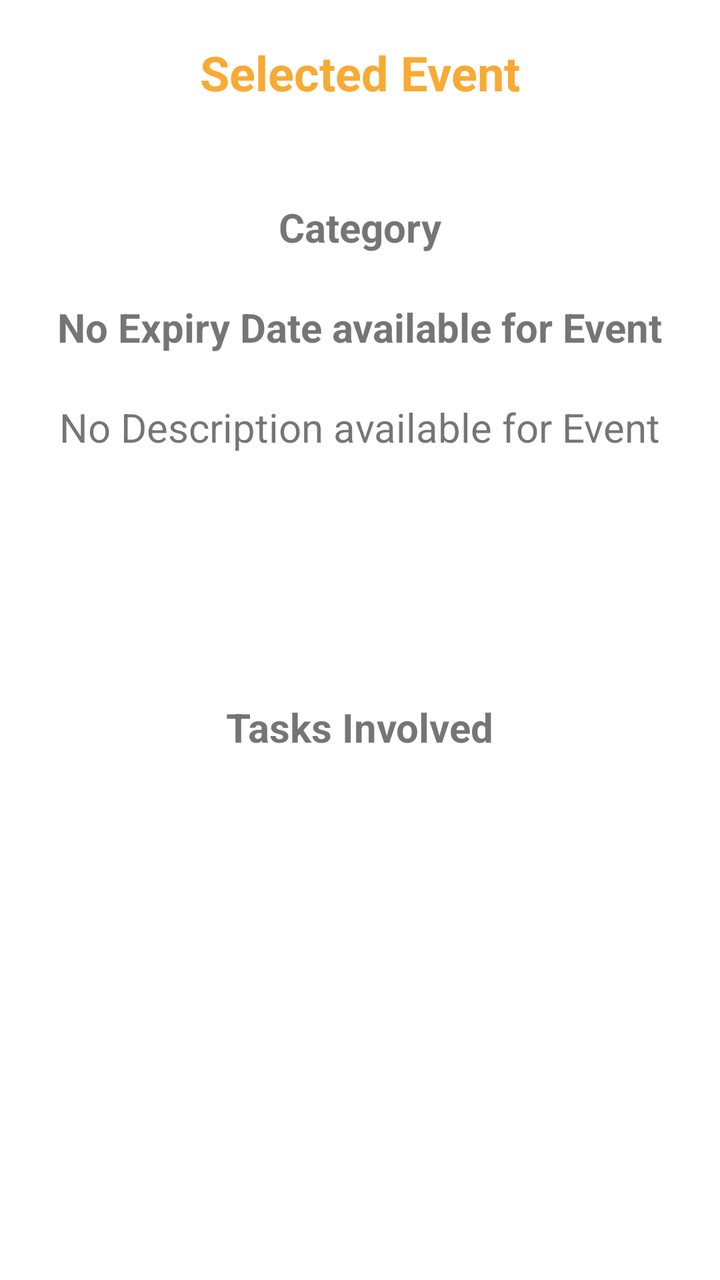
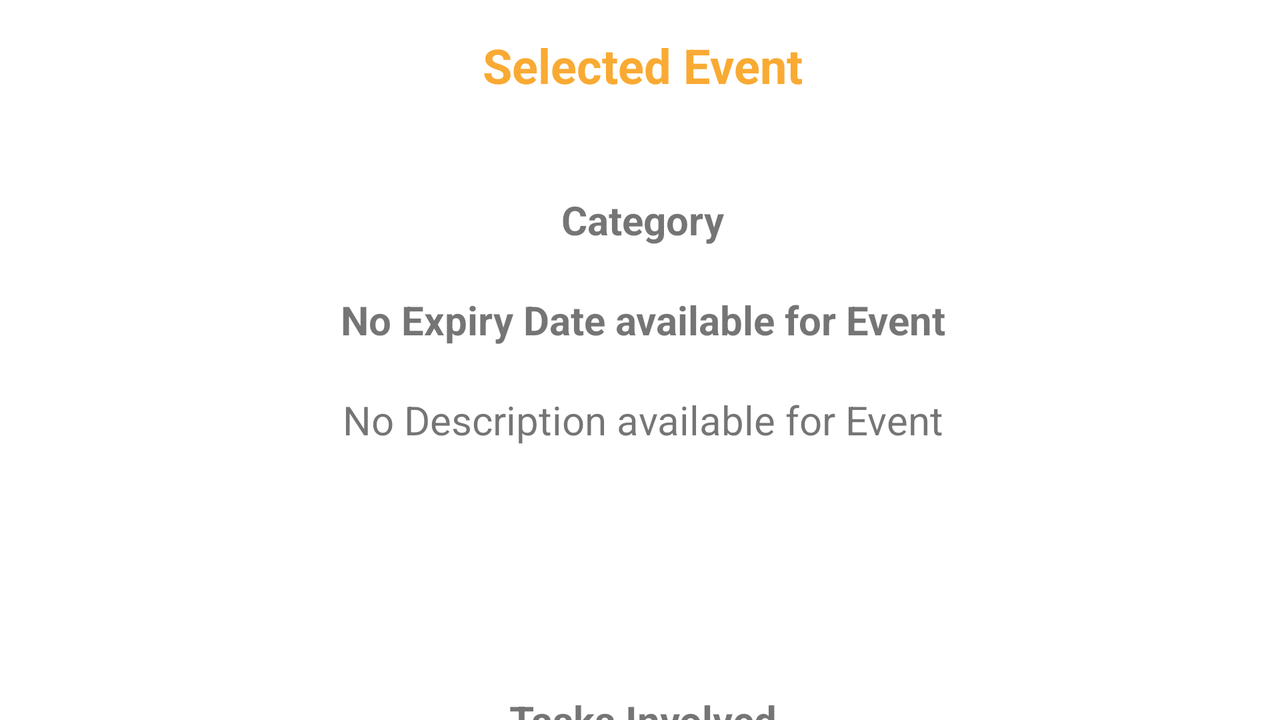

An Android layout and its configuration variant, each rendered on a device that would load it. The default file and the variant file are quoted in full after the pictures.
<!-- AndroidManifest.xml: application theme AppTheme -->
<!-- res/layout/fragment_selected_event.xml -->
<?xml version="1.0" encoding="utf-8"?>
<RelativeLayout xmlns:android="http://schemas.android.com/apk/res/android"
    xmlns:app="http://schemas.android.com/apk/res-auto"
    xmlns:tools="http://schemas.android.com/tools"
    android:layout_width="match_parent"
    android:layout_height="match_parent"
    tools:context=".SelectedEventFragment">



    <RelativeLayout
        android:layout_width="match_parent"
        android:layout_height="match_parent">

        <TextView
            android:id="@+id/selectedEvent"
            android:layout_width="wrap_content"
            android:layout_height="wrap_content"
            android:layout_gravity="center"
            android:text="@string/selected_event"
            android:textColor="@color/colorSecondary"
            android:textStyle="bold"
            android:textSize="24sp"
            android:layout_marginTop="20dp"
            android:layout_centerHorizontal="true"/>

        <TextView
            android:id="@+id/textCategory"
            android:layout_width="wrap_content"
            android:layout_height="wrap_content"
            android:layout_alignParentTop="true"
            android:layout_marginTop="100dp"
            android:textSize="20sp"
            android:textStyle="bold"
            android:text="Category"
            android:layout_centerHorizontal="true"/>

        <TextView
            android:id="@+id/textDate"
            android:layout_width="wrap_content"
            android:layout_height="wrap_content"
            android:layout_alignParentTop="true"
            android:layout_marginTop="150dp"
            android:textSize="20sp"
            android:textStyle="bold"
            android:text="No Expiry Date available for Event"
            android:layout_centerHorizontal="true"/>

        <TextView
            android:id="@+id/textDescription"
            android:layout_width="wrap_content"
            android:layout_height="wrap_content"
            android:layout_alignParentTop="true"
            android:layout_marginTop="200dp"
            android:textSize="20sp"
            android:text="No Description available for Event"
            android:layout_centerHorizontal="true"/>

        <TextView
            android:id="@+id/textTasks"
            android:layout_width="wrap_content"
            android:layout_height="wrap_content"
            android:layout_alignParentTop="true"
            android:layout_marginTop="350dp"
            android:textSize="20sp"
            android:text="Tasks Involved"
            android:textStyle="bold"
            android:layout_centerHorizontal="true"/>

        <ListView
            android:id="@+id/selectedEventTasks"
            android:layout_width="match_parent"
            android:layout_height="184dp"
            android:layout_below="@id/selectedEvent"
            android:layout_alignParentEnd="true"
            android:layout_marginTop="354dp"
            android:layout_marginEnd="0dp"
            android:layout_marginBottom="470dp" />

    </RelativeLayout>

</RelativeLayout>
<!-- resources referenced by this layout -->
<resources>
  <color name="colorSecondary">#F9AA33</color>
  <string name="selected_event">Selected Event</string>
  <style name="AppTheme" parent="Theme.MaterialComponents.Light.NoActionBar">
          
          <item name="colorPrimary">@color/colorPrimary</item>
          <item name="colorPrimaryDark">@color/colorPrimaryDark</item>
          <item name="colorPrimaryVariant">@color/colorPrimaryVariant</item>
          <item name="colorOnPrimary">@color/colorOnPrimary</item>
          <item name="colorSecondary">@color/colorSecondary</item>
          <item name="colorSecondaryVariant">@color/colorSecondaryVariant</item>
          <item name="colorOnSecondary">@color/colorOnSecondary</item>
          <item name="textAppearanceHeadline1">@style/TextAppearance.MaterialComponents.Headline1</item>
          <item name="textAppearanceHeadline2">@style/TextAppearance.MaterialComponents.Headline2</item>
          <item name="textAppearanceHeadline3">@style/TextAppearance.MaterialComponents.Headline3</item>
          <item name="textAppearanceHeadline4">@style/TextAppearance.MaterialComponents.Headline4</item>
          <item name="textAppearanceHeadline5">@style/TextAppearance.MaterialComponents.Headline5</item>
          <item name="textAppearanceHeadline6">@style/TextAppearance.MaterialComponents.Headline6</item>
          <item name="textAppearanceSubtitle1">@style/TextAppearance.MaterialComponents.Subtitle1</item>
          <item name="textAppearanceSubtitle2">@style/TextAppearance.MaterialComponents.Subtitle2</item>
          <item name="textAppearanceBody1">@style/TextAppearance.MaterialComponents.Body1</item>
          <item name="textAppearanceBody2">@style/TextAppearance.MaterialComponents.Body2</item>
          <item name="textAppearanceCaption">@style/TextAppearance.MaterialComponents.Caption</item>
          <item name="textAppearanceButton">@style/TextAppearance.MaterialComponents.Button</item>
          <item name="textAppearanceOverline">@style/TextAppearance.MaterialComponents.Overline</item>
      </style>
  <color name="colorPrimary">#344955</color>
  <color name="colorPrimaryDark">#344955</color>
  <color name="colorPrimaryVariant">#232F34</color>
  <color name="colorOnPrimary">#FFFFFF</color>
  <color name="colorSecondaryVariant">#ffdc65</color>
  <color name="colorOnSecondary">#000000</color>
</resources>
<!-- res/layout-land/fragment_selected_event.xml (the repository's variant of the layout above) -->
<!-- drawn on the phone turned sideways -->
<?xml version="1.0" encoding="utf-8"?>
<RelativeLayout xmlns:android="http://schemas.android.com/apk/res/android"
    xmlns:app="http://schemas.android.com/apk/res-auto"
    xmlns:tools="http://schemas.android.com/tools"
    android:layout_width="match_parent"
    android:layout_height="match_parent"
    tools:context=".SelectedEventFragment">


    <RelativeLayout
        android:layout_width="match_parent"
        android:layout_height="match_parent"
        android:layout_alignParentStart="true"
        android:layout_alignParentTop="true"
        android:layout_alignParentEnd="true"
        android:layout_marginStart="3dp"
        android:layout_marginTop="-4dp"
        android:layout_marginEnd="0dp">

        <TextView
            android:id="@+id/selectedEvent"
            android:layout_width="wrap_content"
            android:layout_height="wrap_content"
            android:layout_centerHorizontal="true"
            android:layout_gravity="center"
            android:layout_marginTop="20dp"
            android:text="@string/selected_event"
            android:textColor="@color/colorSecondary"
            android:textSize="24sp"
            android:textStyle="bold" />

        <TextView
            android:id="@+id/textCategory"
            android:layout_width="wrap_content"
            android:layout_height="wrap_content"
            android:layout_alignParentTop="true"
            android:layout_centerHorizontal="true"
            android:layout_marginTop="100dp"
            android:text="Category"
            android:textSize="20sp"
            android:textStyle="bold" />

        <TextView
            android:id="@+id/textDate"
            android:layout_width="wrap_content"
            android:layout_height="wrap_content"
            android:layout_alignParentTop="true"
            android:layout_centerHorizontal="true"
            android:layout_marginTop="150dp"
            android:text="No Expiry Date available for Event"
            android:textSize="20sp"
            android:textStyle="bold" />

        <TextView
            android:id="@+id/textDescription"
            android:layout_width="wrap_content"
            android:layout_height="wrap_content"
            android:layout_alignParentTop="true"
            android:layout_centerHorizontal="true"
            android:layout_marginTop="200dp"
            android:text="No Description available for Event"
            android:textSize="20sp" />

        <TextView
            android:id="@+id/textTasks"
            android:layout_width="wrap_content"
            android:layout_height="wrap_content"
            android:layout_alignParentTop="true"
            android:layout_centerHorizontal="true"
            android:layout_marginTop="350dp"
            android:text="Tasks Involved"
            android:textSize="20sp"
            android:textStyle="bold" />

        <ListView
            android:id="@+id/selectedEventTasks"
            android:layout_width="wrap_content"
            android:layout_height="wrap_content"
            android:layout_below="@id/selectedEvent"
            android:layout_alignParentEnd="true"
            android:layout_marginTop="354dp"
            android:layout_marginEnd="-2dp"
            android:layout_marginBottom="470dp" />

    </RelativeLayout>

</RelativeLayout>
